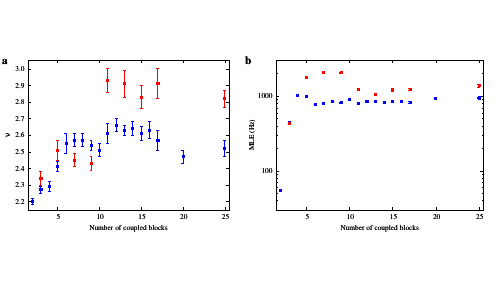

The script that saved this image:
set term pdf
set output "nu_mle_blocks.pdf"
set termoption font "Times,8"
set border lw 0.25
set samples 10000

set multiplot

#nu

set label at graph -0.13,1 "{/:Bold a}" font ",12"
set tmargin 0
set bmargin 0
set size 0.48,0.5
set origin 0,0.3
set xlabel "Number of coupled blocks"
set ylabel "{/Symbol n}"
set xrange [1.5:25.5]
set yrange [2.15:3.05]
set format y "%.1f"
set key top right
#set xtics ("2" 2, "3" 3, "4" 4, "5" 5, "6" 6, "7" 7, "8" 8, "9" 9, "10" 10, "11" 11, "12" 12, "13" 13, "14" 14, "15" 15)
plot "chaos_low.dat" u 1:2:3 w yerr pt 5 ps 0.25 lc "blue" notitle
replot "chaos_low_middle.dat" u 1:2:3 w yerr pt 5 ps 0.25 lc "red" notitle
replot "chaos_low_divided.dat" u 1:2:3 w yerr pt 5 ps 0.25 lc "green" notitle

#mle

unset label
set tmargin 0
set bmargin 0
set size 0.5,0.5
set origin 0.49,0.3
set xlabel "Number of coupled blocks"
set ylabel "MLE (Hz)"
set xrange [1.5:25.5]
set yrange [30:3000]
set format y "%.0f"
set logscale y
set label at graph -0.15,1 "{/:Bold b}" font ",12"
#set xtics ("2" 2, "3" 3, "4" 4, "5" 5, "6" 6, "7" 7, "8" 8, "9" 9, "10" 10, "11" 11, "12" 12, "13" 13, "14" 14, "15" 15)
plot "chaos_low.dat" u 1:4:5 w yerr pt 5 ps 0.25 lc "blue" notitle
replot "chaos_low_middle.dat" u 1:4:5 w yerr pt 5 ps 0.25 lc "red" notitle
replot "chaos_low_divided.dat" u 1:4:5 w yerr pt 5 ps 0.25 lc "green" notitle
